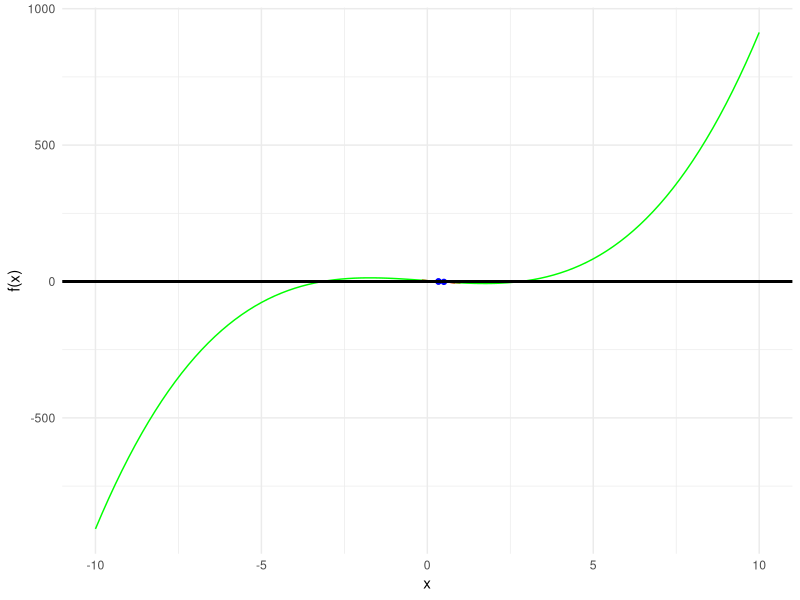
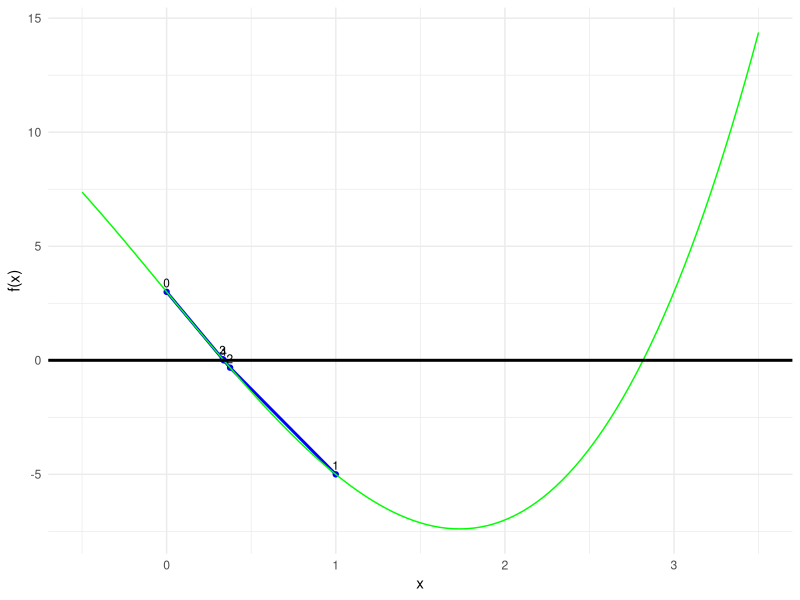

Recreate these plots in R, in order.
## ---- chunk 1
library(pracma)
library(ggplot2)
library(gridExtra)
## ---- chunk 2
a <- 0
b <- 0.11
for(i in 1:30000){
  a <- a + b
}
print(a,digits = 20)
## ---- chunk 3
f <- function(x) x^3-9*x+3

df <- function(x) 3*x^2-9

x <- 0.5
e1 <- e2 <- 1 * 10^-4
i <- 1
x_vector <- c(x)

newton <- function(x,e1,e2){
  xk <- x - f(x)/df(x)
  x_vector <<- c(x_vector,xk)
  while(abs(f(xk))>=e1 & abs(xk-x)/abs(xk)>=e2){
    i <- i + 1
    x <- xk
    xk <- x - f(x)/df(x)
    x_vector <<- c(x_vector,xk)
    
  }
  resultado <- c(xk,f(xk),i)
  return(resultado)
}
newton(x,e1,e2)
## ---- chunk 4
data <- data.frame(
  x_vector = x_vector,
  fx_vector = f(x_vector),
  dfx_vector = df(x_vector)
)

plot <- ggplot(data, aes(x = x_vector, y = fx_vector)) +
  geom_segment(aes(xend = x_vector + 0.5, yend = fx_vector + dfx_vector * 0.5), color = "red") +  # Plot tangent lines
  geom_segment(aes(xend = x_vector - 0.5, yend = fx_vector - dfx_vector * 0.5), color = "red") +  # Plot tangent lines
  geom_point(color = "blue") +  # Plot points for f(x)
  labs(x = "x", y = "f(x)") +  # Add axis labels
  theme_minimal()+# Set a minimal theme
  geom_function(fun=f,color = "green", size = 0.5)+
  xlim(-10,10)+
  geom_hline(yintercept = 0, color = "black", size = 1)  # Add a black horizontal line at y = 0

plot
## ---- chunk 5
f <- function(x) x^3-9*x+3

x0 <-0
x1 <-1
x_vector <- c(x0,x1)
e1 <- e2 <- 5 * 10^-4
i <- 0

secante <- function(x0,x1,e1,e2){
  while(abs(f(x1))>=e1 & abs(x1-x0)/abs(x1)>=e2){
    i <- i + 1
    xt <- x1 - f(x1)*(x1-x0)/(f(x1) - f(x0))
    x_vector <<- c(x_vector,xt)
    x0 <- x1
    x1 <- xt
  }
  resposta <- c(x1,f(x1),i)
  return(resposta)
}

secante(x0,x1,e1,e2)
## ---- chunk 6
data <- data.frame(
  x_vector = x_vector,
  fx_vector = f(x_vector)
)

plot <-
  ggplot(data, aes(x = x_vector, y = fx_vector)) +
  geom_point(color = "blue") +  # Plot points
  geom_line(color = "blue",size = 1) +# Connect points with lines
  geom_text(aes(label = seq_along(x_vector)-1), vjust = -0.5, hjust = 0.5, size = 3) +
  geom_segment(aes(xend = lag(x_vector), yend = lag(fx_vector)), color = "red") +  # Plot secant lines
  labs(x = "x", y = "f(x)") +  # Labels and title
  theme_minimal()+# Set a minimal theme
  geom_function(fun=f,color = "green", size = 0.5)+
  geom_hline(yintercept = 0, color = "black", size = 1)+
  xlim(-0.5,3.5)# Add a black horizontal line at y = 0

options(repr.plot.width = 18, repr.plot.height = 16)

plot
## ---- chunk 7

sistema <- t(cbind(c(2,2,1,1,7),c(1,-1,2,-1,1),c(3,2,-3,-2,4),c(4,3,2,1,12)))

vetor_solu <- function(sistema){
  for (i in 1:length(sistema[,1])){
    sistema[i,] <- sistema[i,]*(1/sistema[i,i])
  }
  for (k in length(sistema[,1]):1){
    for (j in 1:length(sistema[,1])){
      if( j != k){
        sistema[j,] <- sistema[j,]-sistema[k,]*sistema[j,k]
      }
    }
  }
  return(sistema[,ncol(sistema)])
}

Eliminacao_Gaus <- function(sistema){
  for(i in 1:(length(sistema[,1])-1)){
    if(sistema[i,i] == 0){
      break
    }
    for(j in 1:(length(sistema[,1])-i)){
      sistema[i+j,] <- sistema[i+j,] - sistema[i,]*sistema[i+j,i]/sistema[i,i]
    }
  }
  print(vetor_solu(sistema))
}


criar_b <- function(n){
  b <- numeric(n)
  for (i in 1:n){
    soma <- 0
    for(j in 1:n){
      soma <- soma + 1/(i+j-1)
    }
    b[i] <- soma
  } 
  return(cbind(hilb(n),b))
}

## ---- chunk 8
gauss_jacobi <- function(A, tol, max_iter) {
  b <- A[,ncol(A)]
  A <- A[,-ncol(A)]
  n <- nrow(A)
  x <- rep(0, n)
  media <- c()
  x_new <- numeric(n)
  
  for (iter in 1:max_iter) {
    for (i in 1:n) {
      x_new[i] <- (b[i] - sum(A[i, -i] * x[-i])) / A[i, i]
    }
    if (max(abs(x_new - x)) < tol) {
      return(x_new)
    }
    media <- c(media,x_new)
    x <- x_new
  }
  return(x)
}
